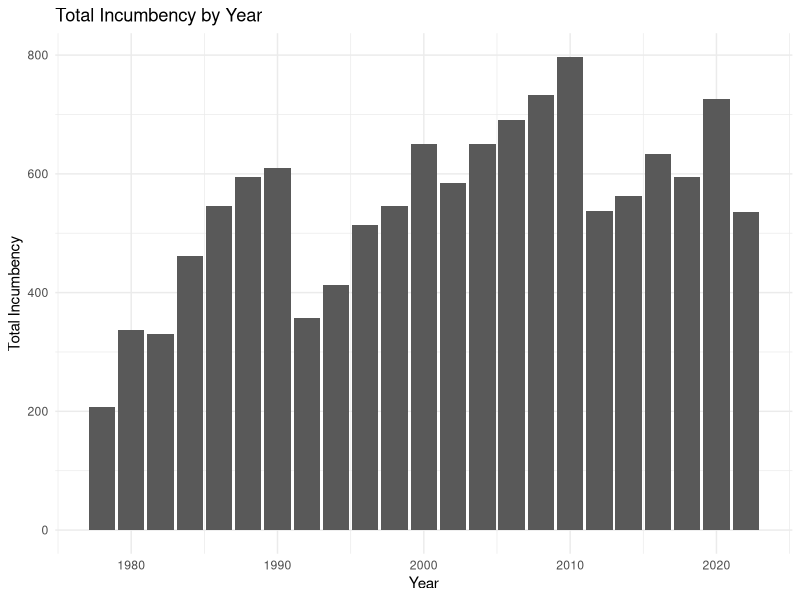
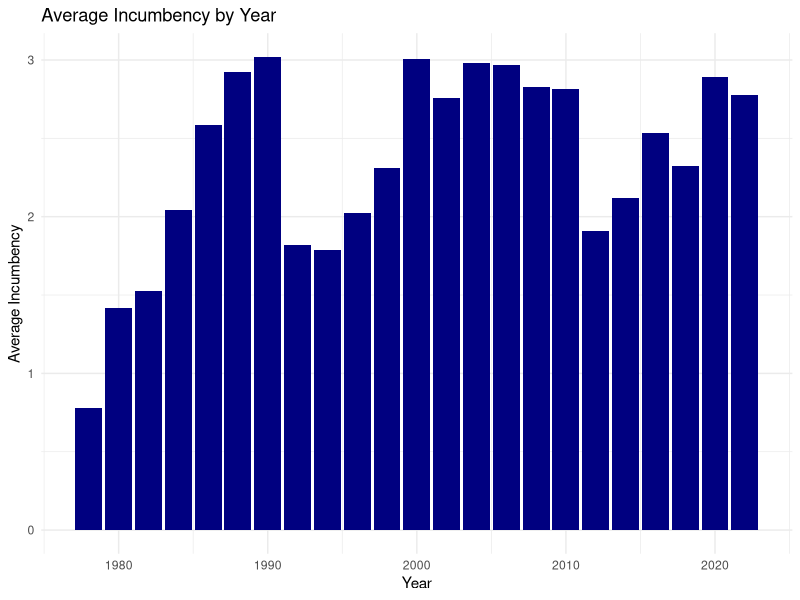
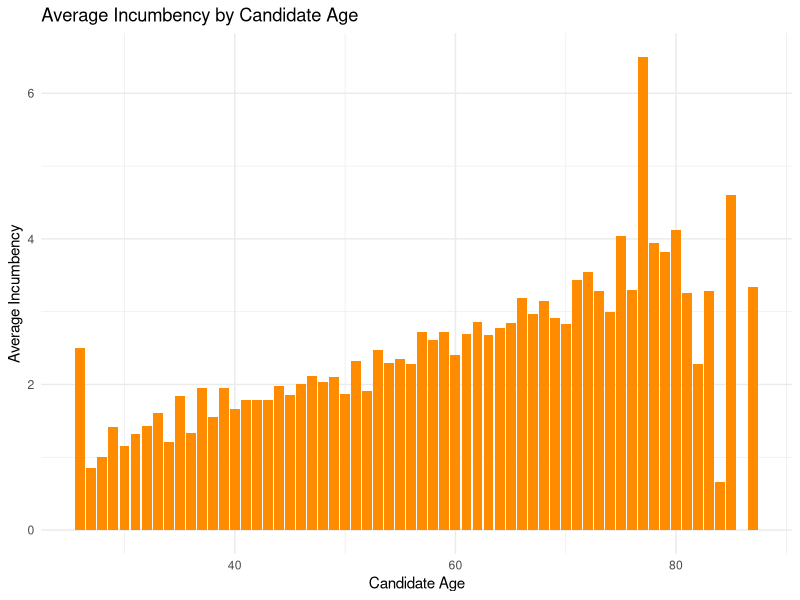
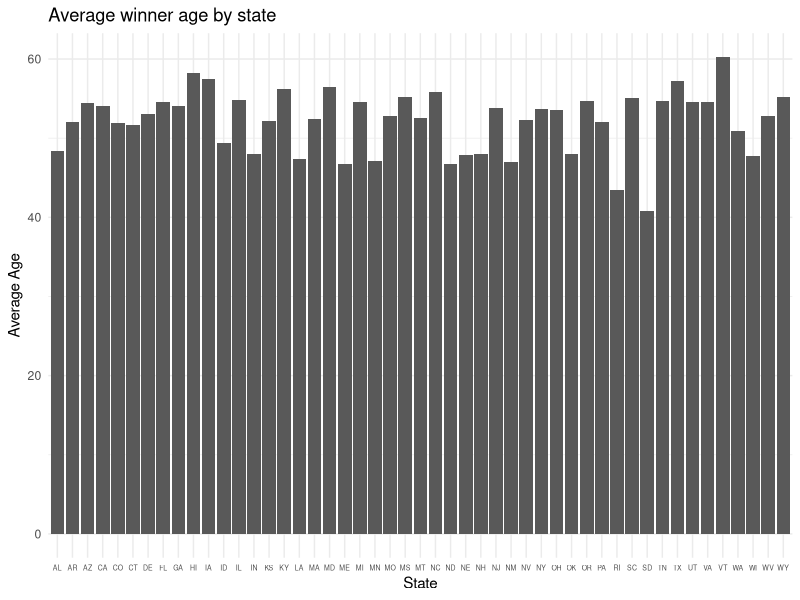

These figures' R source, in order:
## ---- chunk 1
knitr::opts_chunk$set(echo = TRUE)
## ---- chunk 2
library(tidyverse)
library(dplyr)
library(ggplot2)
## ---- chunk 3
training <- read_csv("training.csv")
## ---- chunk 4
# Sum the incumbency_count for each year
agg_data <- aggregate(incumbency_count ~ year, data=training, sum)

# Plot
ggplot(agg_data, aes(x=year, y=incumbency_count)) +
  geom_col() + # For bar plot
  labs(title = "Total Incumbency by Year",
       x = "Year",
       y = "Total Incumbency") +
  theme_minimal()
## ---- chunk 5
# Sum the incumbency_count for each year
agg_data_mean <- aggregate(incumbency_count ~ year, data=training, mean)

# Plot
ggplot(agg_data_mean, aes(x=year, y=incumbency_count)) +
  geom_col(fill = "navy") + # For bar plot
  labs(title = "Average Incumbency by Year",
       x = "Year",
       y = "Average Incumbency") +
  theme_minimal()
## ---- chunk 6
incumbency_data_mean <- aggregate(incumbency_count ~ previous_winner_age, data=training, mean)


ggplot(incumbency_data_mean, aes(x= previous_winner_age, y = incumbency_count)) +
  geom_col(fill = "darkorange") + # For bar plot
  labs(title = "Average Incumbency by Candidate Age",
       x = "Candidate Age",
       y = "Average Incumbency") +
  theme_minimal()
## ---- chunk 7
avg_age <- training %>%
  group_by(state) %>%
  summarise(average_age = mean(previous_winner_age))

ggplot(avg_age, aes(x= state, y = average_age)) +
  geom_col() +
  labs(title = "Average winner age by state", x = "State", y = "Average Age") +
  theme_minimal() +
  theme(axis.text.x = element_text(size = 5))
